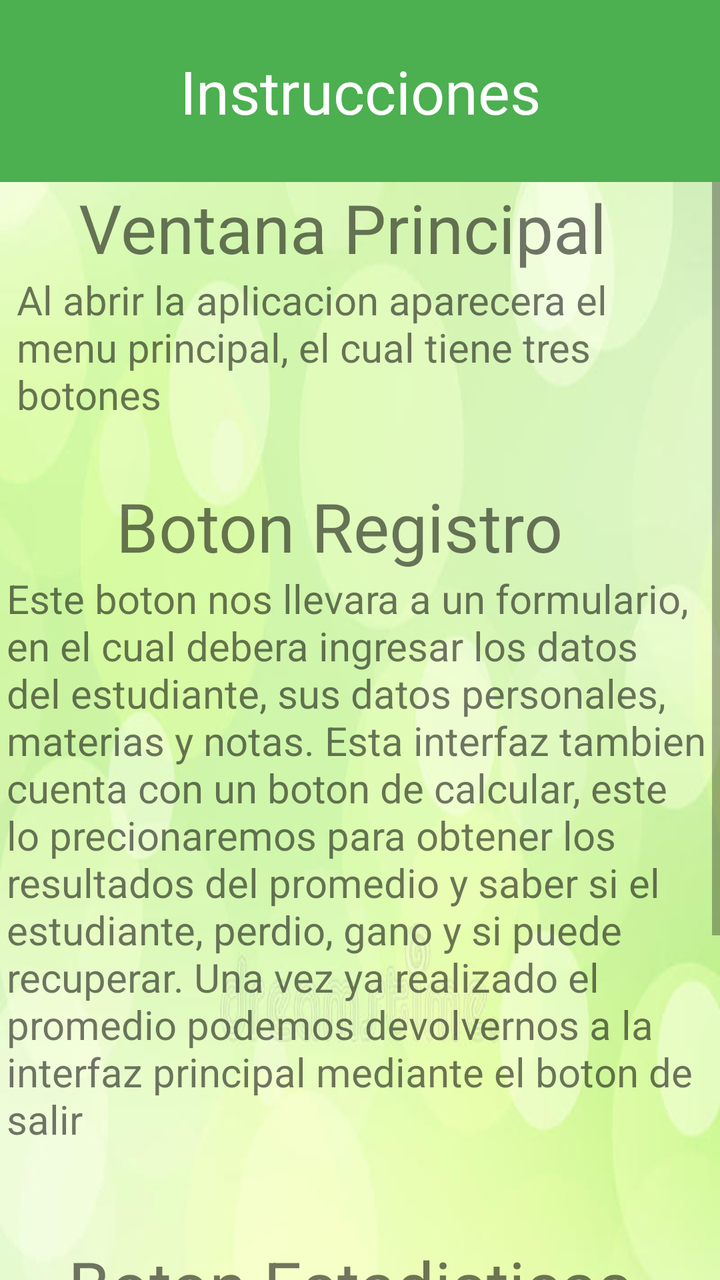
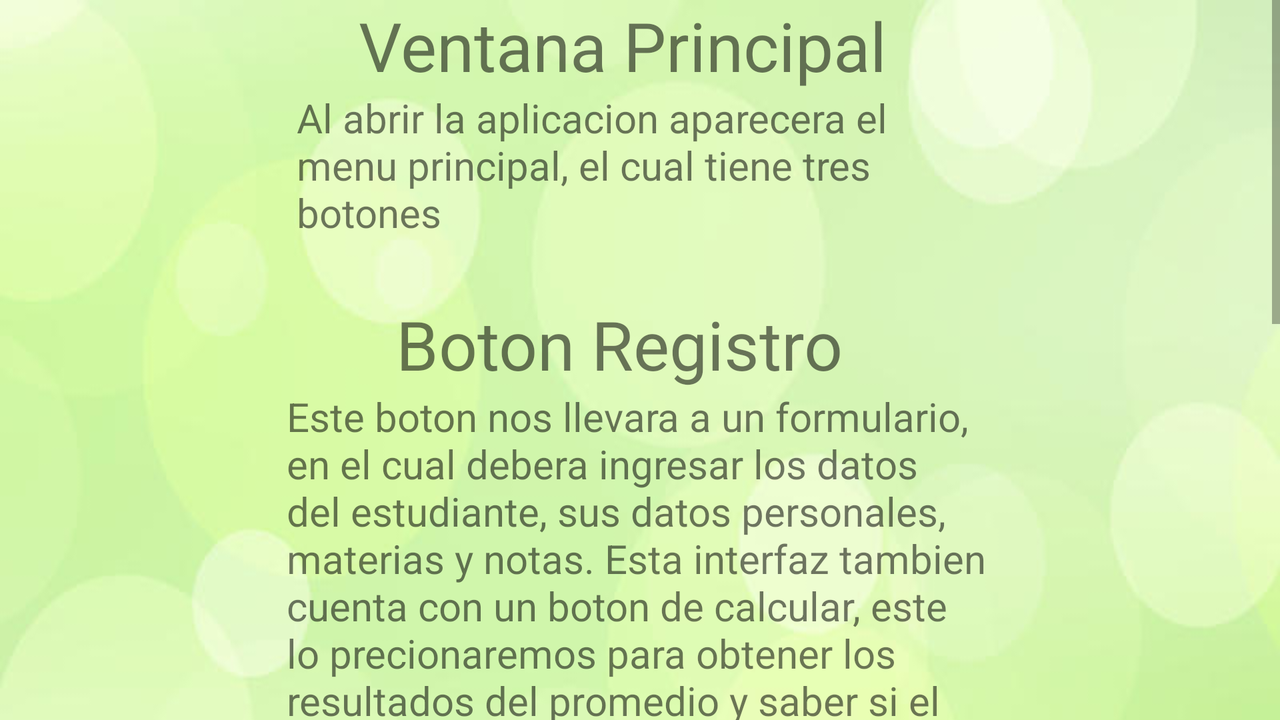

The same Android screen from two of the app's own layout files: first res/layout/ as a phone draws it, then the repository's variant for another configuration, drawn on a device whose configuration selects that folder. Both files follow.
<!-- AndroidManifest.xml: application theme Theme.Saltamontes -->
<!-- res/layout/activity_instrucciones.xml -->
<?xml version="1.0" encoding="utf-8"?>
<LinearLayout
    xmlns:android="http://schemas.android.com/apk/res/android"
    xmlns:app="http://schemas.android.com/apk/res-auto"
    xmlns:tools="http://schemas.android.com/tools"
    android:layout_width="match_parent"
    android:layout_height="match_parent"
    android:background="@color/purple_700"
    android:orientation="vertical"
    tools:context=".Estadisticas">

    <TextView
        android:id="@+id/txtEstadisticas"
        android:layout_width="match_parent"
        android:layout_height="91dp"
        android:gravity="center"
        android:text="@string/txtInstrucciones"
        android:textColor="@color/white"
        android:textSize="30dp"
        app:layout_constraintBottom_toBottomOf="parent"
        app:layout_constraintLeft_toLeftOf="parent"
        app:layout_constraintRight_toRightOf="parent"
        app:layout_constraintTop_toTopOf="parent" />

    <ScrollView
        android:layout_width="match_parent"
        android:layout_height="wrap_content">

        <LinearLayout
            android:layout_width="match_parent"
            android:layout_height="match_parent"
            android:background="@drawable/fondo1"
            android:gravity="center_horizontal"
            android:orientation="vertical">


            <TextView
                android:id="@+id/textView"
                android:layout_width="281dp"
                android:layout_height="wrap_content"
                android:text="Ventana Principal"
                android:textSize="34sp" />

            <TextView
                android:id="@+id/textView2"
                android:layout_width="343dp"
                android:layout_height="104dp"
                android:text="@string/uso"
                android:textSize="20sp" />

            <TextView
                android:id="@+id/textView5"
                android:layout_width="244dp"
                android:layout_height="wrap_content"
                android:text="Boton Registro"
                android:textSize="34sp" />

            <TextView
                android:id="@+id/textView6"
                android:layout_width="353dp"
                android:layout_height="334dp"
                android:text="@string/registro"
                android:textSize="20sp" />

            <TextView
                android:id="@+id/textView7"
                android:layout_width="292dp"
                android:layout_height="wrap_content"
                android:text="Boton Estadisticas"
                android:textSize="34sp" />

            <TextView
                android:id="@+id/textView8"
                android:layout_width="340dp"
                android:layout_height="148dp"
                android:text="@string/Estadisticas"
                android:textSize="20sp" />

            <Button
                android:id="@+id/btnSalirInstru"
                android:layout_width="210dp"
                android:layout_height="63dp"
                android:text="Salir" />

        </LinearLayout>
    </ScrollView>


</LinearLayout>
<!-- resources referenced by this layout -->
<resources>
  <color name="purple_700">#4CAF50</color>
  <color name="white">#FFFFFFFF</color>
  <!-- drawable fondo1: jpg bitmap (drawable-v24, 18232 bytes) -->
  <string name="Estadisticas">Este boton nos llevara a ver los resultados de los estudiantes, todos los registrados, los que perdieron, ganaron o perdieron y pueden recuperar</string>
  <string name="registro">Este boton nos llevara a un formulario, en el cual debera ingresar los datos del estudiante, sus datos personales, materias y notas. Esta interfaz tambien cuenta con un boton de calcular, este lo precionaremos para obtener los resultados del promedio y saber si el estudiante, perdio, gano y si puede recuperar. Una vez ya realizado el promedio podemos devolvernos a la interfaz principal mediante el boton de salir  </string>
  <string name="txtInstrucciones">Instrucciones</string>
  <string name="uso">Al abrir la aplicacion aparecera el menu principal, el cual tiene tres botones </string>
  <style name="Theme.Saltamontes" parent="Theme.MaterialComponents.DayNight.DarkActionBar">
          
          <item name="colorPrimary">@color/purple_500</item>
          <item name="colorPrimaryVariant">@color/purple_700</item>
          <item name="colorOnPrimary">@color/white</item>
          
          <item name="colorSecondary">@color/teal_200</item>
          <item name="colorSecondaryVariant">@color/teal_700</item>
          <item name="colorOnSecondary">@color/black</item>
          
          <item name="android:statusBarColor" tools:targetApi="l">?attr/colorPrimaryVariant</item>
          
      </style>
  <color name="purple_500">#388E3C</color>
  <color name="teal_200">#388E3C</color>
  <color name="teal_700">#FF018786</color>
  <color name="black">#FF000000</color>
</resources>
<!-- res/layout-land/activity_instrucciones.xml (the repository's variant of the layout above) -->
<!-- drawn on the phone turned sideways -->
<?xml version="1.0" encoding="utf-8"?>
<LinearLayout
    xmlns:android="http://schemas.android.com/apk/res/android"
    xmlns:app="http://schemas.android.com/apk/res-auto"
    xmlns:tools="http://schemas.android.com/tools"
    android:layout_width="match_parent"
    android:layout_height="match_parent"
    android:background="@color/purple_700"
    android:orientation="vertical"
    tools:context=".Estadisticas">

    <ScrollView
        android:layout_width="match_parent"
        android:layout_height="wrap_content">

        <LinearLayout
            android:layout_width="match_parent"
            android:layout_height="match_parent"
            android:background="@drawable/fondo1"
            android:gravity="center_horizontal"
            android:orientation="vertical">


            <TextView
                android:id="@+id/textView"
                android:layout_width="281dp"
                android:layout_height="wrap_content"
                android:text="Ventana Principal"
                android:textSize="34sp" />

            <TextView
                android:id="@+id/textView2"
                android:layout_width="343dp"
                android:layout_height="104dp"
                android:text="@string/uso"
                android:textSize="20sp" />

            <TextView
                android:id="@+id/textView5"
                android:layout_width="244dp"
                android:layout_height="wrap_content"
                android:text="Boton Registro"
                android:textSize="34sp" />

            <TextView
                android:id="@+id/textView6"
                android:layout_width="353dp"
                android:layout_height="334dp"
                android:text="@string/registro"
                android:textSize="20sp" />

            <TextView
                android:id="@+id/textView7"
                android:layout_width="292dp"
                android:layout_height="wrap_content"
                android:text="Boton Estadisticas"
                android:textSize="34sp" />

            <TextView
                android:id="@+id/textView8"
                android:layout_width="340dp"
                android:layout_height="148dp"
                android:text="@string/Estadisticas"
                android:textSize="20sp" />

            <Button
                android:id="@+id/btnSalirInstru"
                android:layout_width="210dp"
                android:layout_height="63dp"
                android:text="Salir" />

        </LinearLayout>
    </ScrollView>


</LinearLayout>
<!-- resources referenced by the variant -->
<!-- as the phone turned sideways resolves them -->
<resources>
  <color name="purple_700">#4CAF50</color>
  <!-- drawable fondo1: jpg bitmap (drawable-v24, 18232 bytes) -->
  <string name="Estadisticas">Este boton nos llevara a ver los resultados de los estudiantes, todos los registrados, los que perdieron, ganaron o perdieron y pueden recuperar</string>
  <string name="registro">Este boton nos llevara a un formulario, en el cual debera ingresar los datos del estudiante, sus datos personales, materias y notas. Esta interfaz tambien cuenta con un boton de calcular, este lo precionaremos para obtener los resultados del promedio y saber si el estudiante, perdio, gano y si puede recuperar. Una vez ya realizado el promedio podemos devolvernos a la interfaz principal mediante el boton de salir  </string>
  <string name="uso">Al abrir la aplicacion aparecera el menu principal, el cual tiene tres botones </string>
  <style name="Theme.Saltamontes" parent="Theme.MaterialComponents.DayNight.DarkActionBar">
          
          <item name="colorPrimary">@color/purple_500</item>
          <item name="colorPrimaryVariant">@color/purple_700</item>
          <item name="colorOnPrimary">@color/white</item>
          
          <item name="colorSecondary">@color/teal_200</item>
          <item name="colorSecondaryVariant">@color/teal_700</item>
          <item name="colorOnSecondary">@color/black</item>
          
          <item name="android:statusBarColor" tools:targetApi="l">?attr/colorPrimaryVariant</item>
          
      </style>
  <color name="purple_500">#388E3C</color>
  <color name="white">#FFFFFFFF</color>
  <color name="teal_200">#388E3C</color>
  <color name="teal_700">#FF018786</color>
  <color name="black">#FF000000</color>
</resources>
